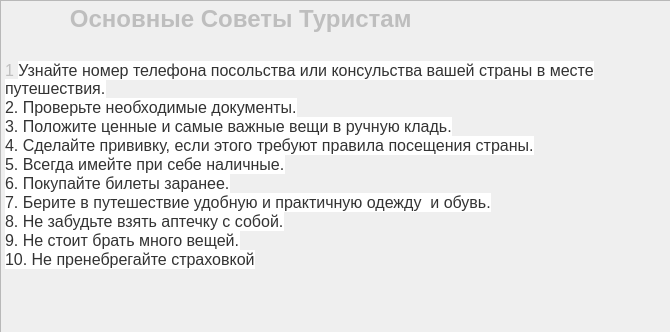
<?xml version="1.0" encoding="UTF-8"?>
<ui version="4.0">
 <class>Advicer</class>
 <widget class="QWidget" name="Advicer">
  <property name="enabled">
   <bool>false</bool>
  </property>
  <property name="geometry">
   <rect>
    <x>0</x>
    <y>0</y>
    <width>670</width>
    <height>332</height>
   </rect>
  </property>
  <property name="windowTitle">
   <string>Form</string>
  </property>
  <widget class="QTextBrowser" name="textBrowser">
   <property name="enabled">
    <bool>false</bool>
   </property>
   <property name="geometry">
    <rect>
     <x>0</x>
     <y>0</y>
     <width>671</width>
     <height>341</height>
    </rect>
   </property>
   <property name="html">
    <string>&lt;!DOCTYPE HTML PUBLIC &quot;-//W3C//DTD HTML 4.0//EN&quot; &quot;http://www.w3.org/TR/REC-html40/strict.dtd&quot;&gt;
&lt;html&gt;&lt;head&gt;&lt;meta name=&quot;qrichtext&quot; content=&quot;1&quot; /&gt;&lt;style type=&quot;text/css&quot;&gt;
p, li { white-space: pre-wrap; }
&lt;/style&gt;&lt;/head&gt;&lt;body style=&quot; font-family:'MS Shell Dlg 2'; font-size:8.25pt; font-weight:400; font-style:normal;&quot;&gt;
&lt;p style=&quot; margin-top:0px; margin-bottom:0px; margin-left:0px; margin-right:0px; -qt-block-indent:0; text-indent:0px;&quot;&gt;&lt;span style=&quot; font-size:10pt;&quot;&gt;                  &lt;/span&gt;&lt;span style=&quot; font-size:18pt; font-weight:600;&quot;&gt;Основные Советы Туристам&lt;/span&gt;&lt;/p&gt;
&lt;p style=&quot;-qt-paragraph-type:empty; margin-top:0px; margin-bottom:0px; margin-left:0px; margin-right:0px; -qt-block-indent:0; text-indent:0px; font-size:18pt; font-weight:600;&quot;&gt;&lt;br /&gt;&lt;/p&gt;
&lt;p style=&quot; margin-top:0px; margin-bottom:0px; margin-left:0px; margin-right:0px; -qt-block-indent:0; text-indent:0px;&quot;&gt;&lt;span style=&quot; font-size:12pt;&quot;&gt;1 &lt;/span&gt;&lt;span style=&quot; font-family:'Roboto Slab,serif'; font-size:12pt; font-weight:296; color:#333333; background-color:#ffffff;&quot;&gt;Узнайте номер телефона посольства или консульства вашей страны в месте путешествия.&lt;/span&gt;&lt;/p&gt;
&lt;p style=&quot; margin-top:0px; margin-bottom:0px; margin-left:0px; margin-right:0px; -qt-block-indent:0; text-indent:0px;&quot;&gt;&lt;span style=&quot; font-family:'Roboto Slab,serif'; font-size:12pt; font-weight:296; color:#333333; background-color:#ffffff;&quot;&gt;2. Проверьте необходимые документы.&lt;/span&gt;&lt;/p&gt;
&lt;p style=&quot; margin-top:0px; margin-bottom:0px; margin-left:0px; margin-right:0px; -qt-block-indent:0; text-indent:0px;&quot;&gt;&lt;span style=&quot; font-family:'Roboto Slab,serif'; font-size:12pt; font-weight:296; color:#333333; background-color:#ffffff;&quot;&gt;3. Положите ценные и самые важные вещи в ручную кладь.&lt;/span&gt;&lt;/p&gt;
&lt;p style=&quot; margin-top:0px; margin-bottom:0px; margin-left:0px; margin-right:0px; -qt-block-indent:0; text-indent:0px;&quot;&gt;&lt;span style=&quot; font-family:'Roboto Slab,serif'; font-size:12pt; font-weight:296; color:#333333; background-color:#ffffff;&quot;&gt;4. Сделайте прививку, если этого требуют правила посещения страны.&lt;/span&gt;&lt;/p&gt;
&lt;p style=&quot; margin-top:0px; margin-bottom:0px; margin-left:0px; margin-right:0px; -qt-block-indent:0; text-indent:0px;&quot;&gt;&lt;span style=&quot; font-family:'Roboto Slab,serif'; font-size:12pt; font-weight:296; color:#333333; background-color:#ffffff;&quot;&gt;5. Всегда имейте при себе наличные.&lt;/span&gt;&lt;/p&gt;
&lt;p style=&quot; margin-top:0px; margin-bottom:0px; margin-left:0px; margin-right:0px; -qt-block-indent:0; text-indent:0px;&quot;&gt;&lt;span style=&quot; font-family:'Roboto Slab,serif'; font-size:12pt; font-weight:296; color:#333333; background-color:#ffffff;&quot;&gt;6. Покупайте билеты заранее.&lt;/span&gt;&lt;/p&gt;
&lt;p style=&quot; margin-top:0px; margin-bottom:0px; margin-left:0px; margin-right:0px; -qt-block-indent:0; text-indent:0px;&quot;&gt;&lt;span style=&quot; font-family:'Roboto Slab,serif'; font-size:12pt; font-weight:296; color:#333333; background-color:#ffffff;&quot;&gt;7. Берите в путешествие удобную и практичную одежду  и обувь.&lt;/span&gt;&lt;/p&gt;
&lt;p style=&quot; margin-top:0px; margin-bottom:0px; margin-left:0px; margin-right:0px; -qt-block-indent:0; text-indent:0px;&quot;&gt;&lt;span style=&quot; font-family:'Roboto Slab,serif'; font-size:12pt; font-weight:296; color:#333333; background-color:#ffffff;&quot;&gt;8. Не забудьте взять аптечку с собой.&lt;/span&gt;&lt;/p&gt;
&lt;p style=&quot; margin-top:0px; margin-bottom:0px; margin-left:0px; margin-right:0px; -qt-block-indent:0; text-indent:0px;&quot;&gt;&lt;span style=&quot; font-family:'Roboto Slab,serif'; font-size:12pt; font-weight:296; color:#333333; background-color:#ffffff;&quot;&gt;9. Не стоит брать много вещей.&lt;/span&gt;&lt;/p&gt;
&lt;p style=&quot; margin-top:0px; margin-bottom:0px; margin-left:0px; margin-right:0px; -qt-block-indent:0; text-indent:0px;&quot;&gt;&lt;span style=&quot; font-family:'Roboto Slab,serif'; font-size:12pt; font-weight:296; color:#333333; background-color:#ffffff;&quot;&gt;10. Не пренебрегайте страховкой&lt;/span&gt;&lt;/p&gt;
&lt;p style=&quot;-qt-paragraph-type:empty; margin-top:0px; margin-bottom:0px; margin-left:0px; margin-right:0px; -qt-block-indent:0; text-indent:0px; font-family:'Roboto Slab,serif'; font-size:12pt; font-weight:296; color:#333333;&quot;&gt;&lt;br /&gt;&lt;/p&gt;&lt;/body&gt;&lt;/html&gt;</string>
   </property>
  </widget>
 </widget>
 <resources/>
 <connections/>
</ui>
